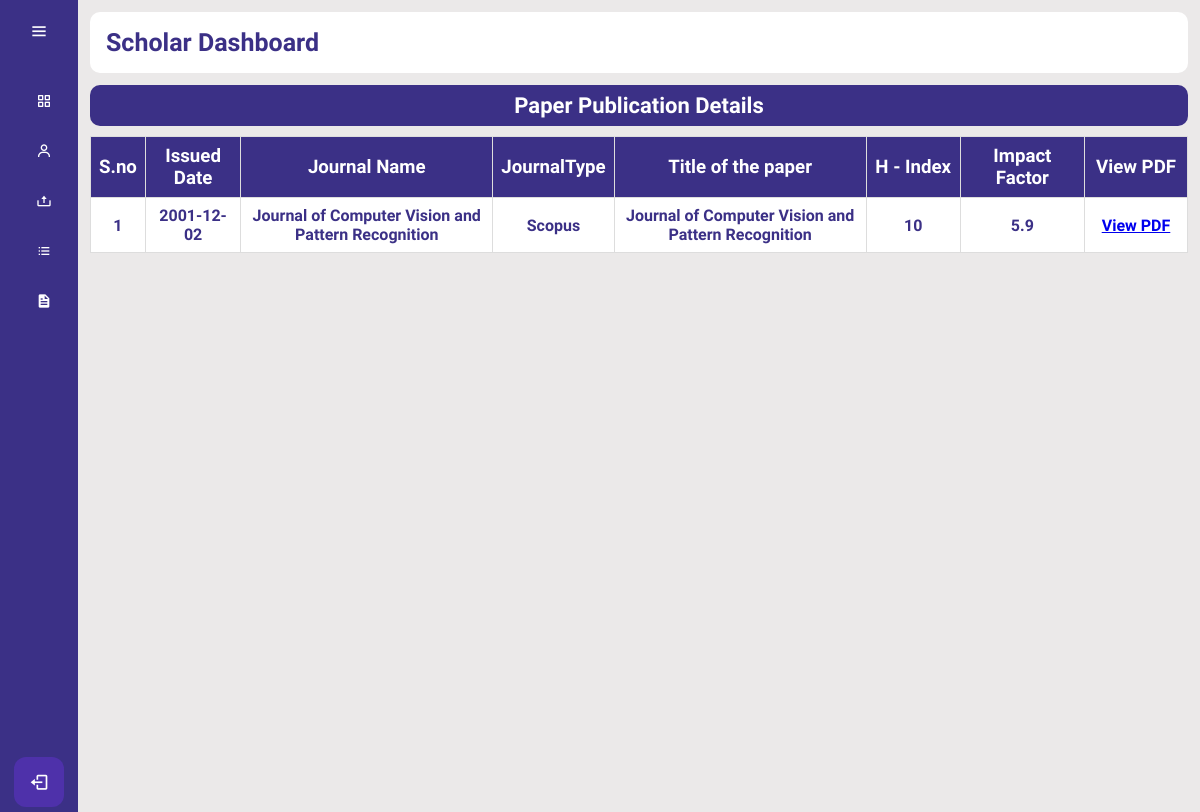
/SD/view.php (signed in), run on an earlier commit of the app's database.
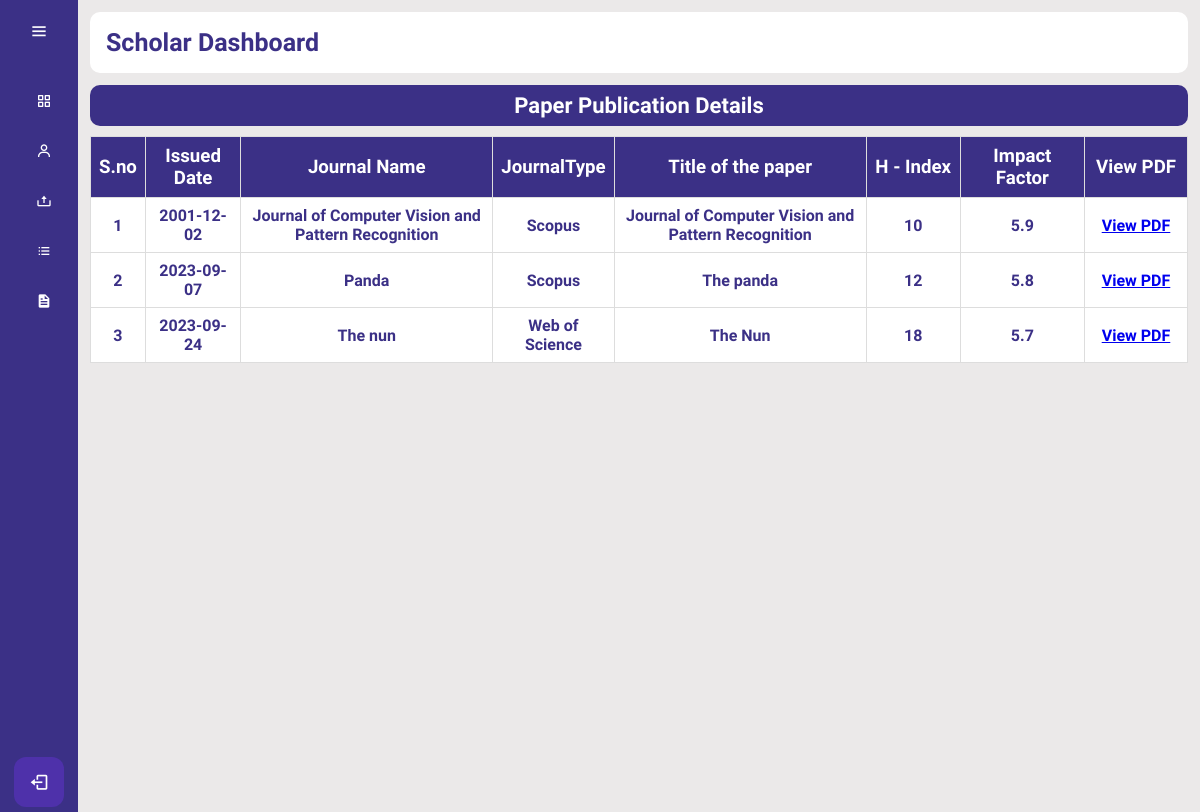
And on a later commit of the database.
### tables this page shows
CREATE TABLE IF NOT EXISTS `journal_details` (
  `appid` varchar(255) NOT NULL,
  `s_id` varchar(255) NOT NULL,
  `Name` varchar(50) NOT NULL,
  `GuideName` varchar(50) NOT NULL,
  `JournalName` varchar(50) NOT NULL,
  `HIndex` int NOT NULL,
  `JournalType` varchar(100) NOT NULL,
  `PaperTitle` varchar(50) NOT NULL,
  `ImpactFactor` varchar(50) NOT NULL,
  `IssueDate` date NOT NULL,
  `file` blob NOT NULL
);

### SD/view.php (the view, shortened to what this page needs)
<?php
if ($_SESSION['s_id'] && $_SESSION['position'] == 'stud') {
?>
    <!DOCTYPE html>
    <html lang="en" dir="ltr">
    <head>
</head>
        <link rel="stylesheet" href="dstyle.css">
    </head>
    <body>
        <?php include "dashboard.php"; ?>
        <div class="viewfile">
            <div class="viewfile_1">
                <header>Paper Publication Details</header>
                <table border="1">
                    <tr>
                        <th width="5%">S.no</th>
                        <th width="9%">Issued Date</th>
                        <th width="25%">Journal Name</th>
                        <th width="5%">JournalType</th>
                        <th width="25%">Title of the paper</th>
                        <th width="9%">H - Index</th>
                        <th width="12%">Impact Factor</th>
                        <th width="10%">View PDF</th>
                    </tr>
                    <?php
                    include("../database/dbase.php");
                    $id = $_SESSION['s_id'];
                    $serialNumber = 1;
                    $sql = "SELECT s_id, IssueDate, JournalName, JournalType, PaperTitle, HIndex, ImpactFactor, file FROM journal_details WHERE s_id='$id'";
                    $result = mysqli_query($cn, $sql);
                    if (mysqli_num_rows($result) > 0) {
                        while ($row = mysqli_fetch_assoc($result)) {
                            echo "<tr>";
                            echo "<td>" . $serialNumber . "</td>";
                            echo "<td>" . $row["IssueDate"] . "</td>";
                            echo "<td>" . $row["JournalName"] . "</td>";
                            echo "<td>" . $row["JournalType"] . "</td>";
                            echo "<td>" . $row["PaperTitle"] . "</td>";
                            echo "<td>" . $row["HIndex"] . "</td>";
                            echo "<td>" . $row["ImpactFactor"] . "</td>";
                            echo "<td><a href='" . $row["file"] . "' target='_blank'>View PDF</a></td>";
                            echo "</tr>";
                            $serialNumber++;
                        }
                    } else {
                        echo "<tr><td colspan='6'>No records found</td></tr>";
                    }
                    ?>
                </table>
            </div>
        </div>
    </body>
    </html>
<?php
} else {
    header("location:../Login/index.php");
}
?>

What changed in the data, as far as the page shows it:
added journal_details: IssueDate "2023-09-07", JournalName "Panda", JournalType "Scopus", PaperTitle "The panda", HIndex "12", ImpactFactor "5.8"
added journal_details: IssueDate "2023-09-24", JournalName "The nun", JournalType "Web of Science", PaperTitle "The Nun", HIndex "18", ImpactFactor "5.7"
